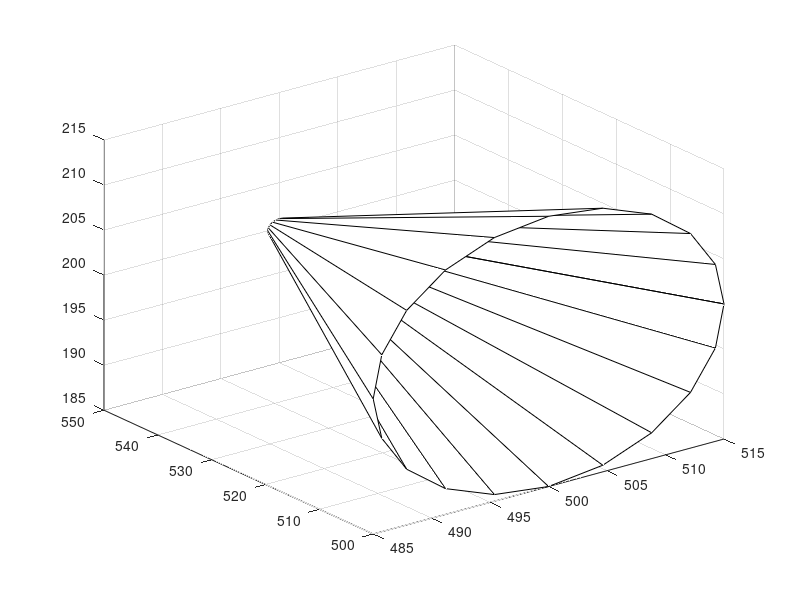

MATLAB code for this plot:
function [shuttle,x_shuttle,z_shuttle,y_shuttle ] = makeshuttle()
%make shuttle just makes a shuttle on the top of the net
[x_shuttle,y_shuttle,z_shuttle]=cylinder([15;1]); % taken the idea of [15;1]
% from the internet
z_shuttle=50.*z_shuttle;
shuttle=surf(x_shuttle+500,z_shuttle+500,y_shuttle+200,'facecolor',...
    'w','edgecolor','k','linewidth',0.5);

end

